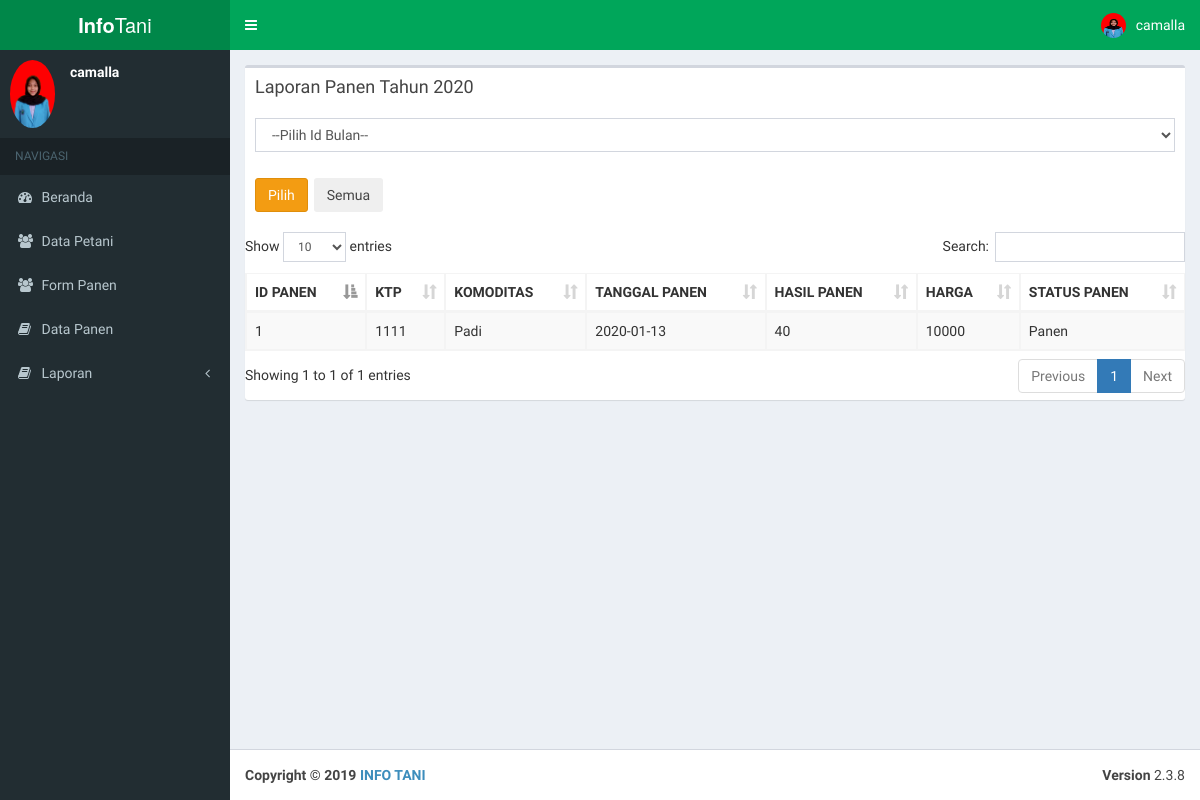
The page /Pages/User/viewlaporan.php (signed in) on the database as committed earlier.
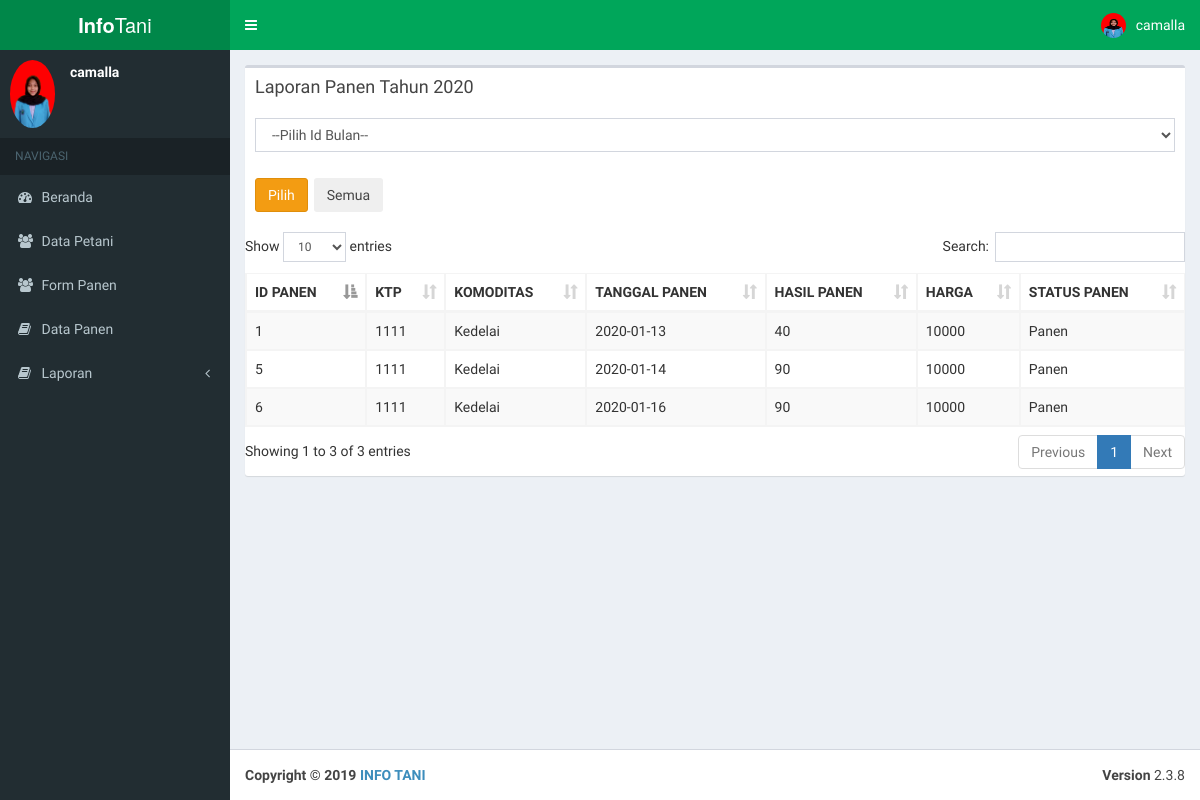
The same page on the database as committed later.
### tables this page shows
CREATE TABLE `user` (
  `ID_USER` int(11) NOT NULL,
  `ID_LEVEL` int(11) DEFAULT NULL,
  `USERNAME` varchar(20) DEFAULT NULL,
  `PASSWORD` varchar(255) DEFAULT NULL,
  `FOTO_USER` varchar(18) DEFAULT NULL
);

CREATE TABLE `panen` (
  `ID_PANEN` int(11) NOT NULL,
  `KTP` varchar(16) NOT NULL,
  `KOMODITAS` int(11) NOT NULL,
  `TGL_PANEN` date NOT NULL,
  `HASIL` int(11) NOT NULL,
  `HARGA` int(6) NOT NULL,
  `STATUS_PANEN` varchar(5) NOT NULL
);

CREATE TABLE `petani` (
  `KTP` varchar(16) NOT NULL,
  `ID_DESA` int(11) DEFAULT NULL,
  `ID_KOMODITAS` int(11) DEFAULT NULL,
  `ID_USER` int(11) DEFAULT NULL,
  `ID_STATUS` int(11) NOT NULL,
  `NAMA_PETANI` varchar(30) DEFAULT NULL,
  `ALAMAT_PETANI` varchar(30) DEFAULT NULL,
  `LUAS_SAWAH` float DEFAULT NULL,
  `ALAMAT_SAWAH` varchar(30) DEFAULT NULL,
  `TANAM` date DEFAULT NULL,
  `PANEN` date DEFAULT NULL,
  `NO_HP` varchar(15) DEFAULT NULL
);

CREATE TABLE `komoditas` (
  `ID_KOMODITAS` int(11) NOT NULL,
  `NAMA_KOMODITAS` varchar(20) DEFAULT NULL
);

### controller/session.php (called while the page is built, shortened)
<?php
include "./koneksi.php";
$user_check=$_SESSION['USERNAME'];
$sql = "select * from user where USERNAME='$user_check'" ;
$ses_sql=mysqli_query($koneksi,$sql);
$row = mysqli_fetch_assoc($ses_sql);
$login_session =$row['ID_USER'];
$gambar = $row['FOTO_USER'];
$ses_sql_petani=mysqli_query($koneksi,"select * from petani where ID_USER='$login_session'");
$rowpetani = mysqli_fetch_assoc($ses_sql_petani);
$ktppetani =$rowpetani['KTP'];
?>

### Pages/User/viewlaporan.php (the view, shortened to what this page needs)
<!DOCTYPE html>
<html>
<?php
        include_once "../_partials/head.php";
?>
<body class="hold-transition skin-green sidebar-mini">
<div class="wrapper">
    <?php
            include_once "../_partials/headeruser.php";
        $tahun = date ("Y");
    ?>
  <aside class="main-sidebar">
    <?php
        include_once "../_partials/sidebaruser.php";
    ?>
  </aside>
  <div class="content-wrapper">
    <section class="content">
      <div class="row">
        <div class="col-xs-12">
          <div class="box">
            <div class="box-header">
                <?php if (isset($_POST['submit'])) {
                  $bulanpilih = $_POST['bulanpilih'];
                  $lanjut = "select panen.ID_PANEN, petani.KTP, panen.KOMODITAS, komoditas.NAMA_KOMODITAS, panen.TGL_PANEN, panen.HASIL, panen.HARGA, panen.STATUS_PANEN from panen, petani, komoditas WHERE petani.KTP=panen.KTP AND komoditas.ID_KOMODITAS=petani.ID_KOMODITAS AND month(TGL_PANEN) = $bulanpilih AND year(TGL_PANEN)=$tahun and petani.KTP=$ktppetani";
                }else {
                    $bulanpilih = 'Tahun '.$tahun;
                    $lanjut = "select panen.ID_PANEN, petani.KTP, panen.KOMODITAS, komoditas.NAMA_KOMODITAS, panen.TGL_PANEN, panen.HASIL, panen.HARGA, panen.STATUS_PANEN from panen, petani, komoditas WHERE petani.KTP=panen.KTP AND komoditas.ID_KOMODITAS=petani.ID_KOMODITAS AND petani.KTP=$ktppetani";
                } ?>
              <h3 class="box-title">Laporan Panen <?php echo $bulanpilih; ?></h3>
              <h3>
                  <form action="" method="POST">
                       <?php
                    echo "<select name='bulanpilih' class='form-control hidden-print'>";
                    echo "<option value='belum memilih' selected>--Pilih Id Bulan--</option>";
                    echo "</select><br>";
                    echo "<button type='submit' name='submit' class='btn btn-warning hidden-print'>Pilih</button>  ";
                    echo "<button type='submit' name='submit1' class='btn btn-aqua hidden-print'>Semua</button>";
                  ?>
                  </form>
              </h3>
            </div>
            <div class="box-body table-responsive no-padding">
              <table id="example1" class="table table-bordered table-striped">
                <thead class="thead-dark">
                <tr>
                  <th>ID PANEN</th>
                  <th>KTP</th>
                  <th>KOMODITAS</th>
                  <th>TANGGAL PANEN</th>
                  <th>HASIL PANEN</th>
                  <th>HARGA</th>
                  <th>STATUS PANEN</th>
                </tr>
                </thead>
                <tbody>
                    <?php
                    require_once "../../controller/admin/koneksi.php";
                    $query = mysqli_query($koneksi, $lanjut);
                    while ($data = mysqli_fetch_array($query)) {
                    ?>
                    <tr>
                        <td><?php echo $data ['ID_PANEN'];?></td>
                        <td><?php echo $data ['KTP'];?></td>
                        <td><?php echo $data ['NAMA_KOMODITAS'];?></td>
                        <td><?php echo $data ['TGL_PANEN'];?></td>
                        <td><?php echo $data ['HASIL'];?></td>
                        <td><?php echo $data ['HARGA'];?></td>
                        <td><?php echo $data ['STATUS_PANEN'];?></td>
                        </tr>
                    <?php
                    } ?>
                </tbody>
              </table>
            </div>
          </div>
        </div>
      </div>
    </section>
  </div>
    <?php
        include_once "../_partials/footer.php";
    ?>
</div>
</body>
</html>

### Pages/_partials/head.php (shortened to what this page needs)
<head>
  <link rel="stylesheet" href="../../bootstrap/css/bootstrap.min.css">
  <link rel="stylesheet" href="https://cdnjs.cloudflare.com/ajax/libs/font-awesome/4.5.0/css/font-awesome.min.css">
  <link rel="stylesheet" href="https://cdnjs.cloudflare.com/ajax/libs/ionicons/2.0.1/css/ionicons.min.css">
  <link rel="stylesheet" href="../../plugins/datatables/dataTables.bootstrap.css">
  <link rel="stylesheet" href="../../dist/css/AdminLTE.min.css">
  <link rel="stylesheet" href="../../dist/css/skins/_all-skins.min.css">
  <link rel="stylesheet" href="../../plugins/iCheck/flat/blue.css">
  <link rel="stylesheet" href="../../plugins/morris/morris.css">
  <link rel="stylesheet" href="../../plugins/jvectormap/jquery-jvectormap-1.2.2.css">
  <link rel="stylesheet" href="../../plugins/datepicker/datepicker3.css">
  <link rel="stylesheet" href="../../plugins/daterangepicker/daterangepicker.css">
  <link rel="stylesheet" href="../../plugins/bootstrap-wysihtml5/bootstrap3-wysihtml5.min.css">
</head>

### Pages/_partials/headeruser.php (shortened to what this page needs)
<?php
    require_once "../../controller/koneksi.php";
    include "../../controller/session.php";
      ?>
<header class="main-header">
  <a href="../frontend/index.php" class="logo">
    <span class="logo-lg"><b>Info</b>Tani</span>
  </a>
  <nav class="navbar navbar-static-top">
    <a href="#" class="sidebar-toggle" data-toggle="offcanvas" role="button">
    </a>
    <div class="navbar-custom-menu">
      <ul class="nav navbar-nav">
        <li class="dropdown user user-menu">
          <a href="#" class="dropdown-toggle" data-toggle="dropdown">
            <img src="../../img/user/<?php echo $gambar;?>" class="user-image" alt="User Image">
            <span class="hidden-xs"><?php echo $_SESSION['USERNAME'] ?></span>
          </a>
        </li>
      </ul>
    </div>
  </nav>
</header>

### Pages/_partials/sidebaruser.php (shortened to what this page needs)
<section class="sidebar">
  <div class="user-panel">
    <div class="pull-left image">
      <img src="../../img/user/<?php echo $gambar;?>" class="img-circle" alt="User Image">
    </div>
    <div class="pull-left info">
      <p><?php echo $_SESSION['USERNAME'] ?></p>
    </div>
  </div>
  <ul class="sidebar-menu">
    <li class="header">NAVIGASI</li>
    <li class="treeview">
      <a href="./index.php">
        <i class="fa fa-dashboard"></i> <span>Beranda</span>
      </a>
    </li>
    <li class="treeview">
      <a href="./viewpetani.php">
        <i class="fa fa-users"></i> <span>Data Petani</span>
      </a>
    </li>
    <li class="treeview">
      <a href="./tambahpanen.php">
        <i class="fa fa-users"></i> <span>Form Panen</span>
      </a>
    </li>
    <li><a href="../user/laporan_panen.php"><i class="fa fa-book"></i> <span>Data Panen </span></a></li>
    <li class="treeview">
      <a href="#">
        <i class="fa fa-book"></i> <span>Laporan</span>
        <span class="pull-right-container">
          <i class="fa fa-angle-left pull-right"></i>
        </span>
      </a>
    </li>
  </ul>
  </section>

### Pages/_partials/footer.php
<footer class="main-footer">
  <div class="pull-right hidden-xs">
    <b>Version</b> 2.3.8
  </div>
  <strong>Copyright &copy; 2019 <a href="">INFO TANI</a></strong>
</footer>

Rows that differ between the two databases and show on the page:
computed for panen id 1: komoditas.NAMA_KOMODITAS "Padi" → "Kedelai"
added panen: ID_PANEN "5", KTP.KTP "1111", komoditas.NAMA_KOMODITAS "Kedelai", TGL_PANEN "2020-01-14", HASIL "90", HARGA "10000", STATUS_PANEN "Panen"
added panen: ID_PANEN "6", KTP.KTP "1111", komoditas.NAMA_KOMODITAS "Kedelai", TGL_PANEN "2020-01-16", HASIL "90", HARGA "10000", STATUS_PANEN "Panen"
Other text that changed with them:
text written by a page script: "Show entries Search: Showing 1 to 1 of 1 entries Previous 1 Next" → "Show entries Search: Showing 1 to 3 of 3 entries Previous 1 Next"
